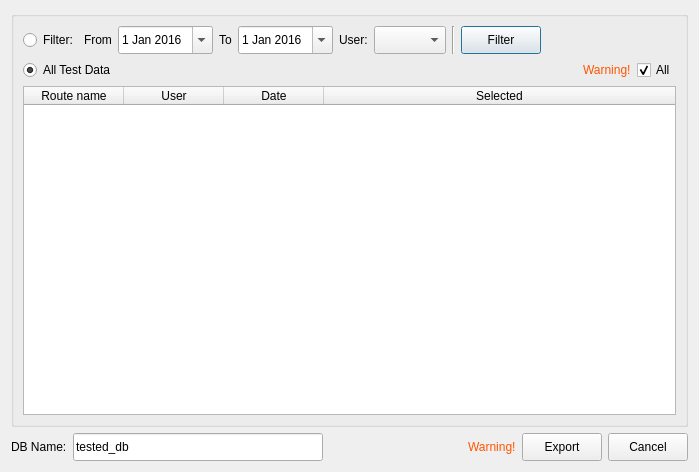
<?xml version="1.0" encoding="UTF-8"?>
<ui version="4.0">
 <class>export_db_dialog</class>
 <widget class="QDialog" name="export_db_dialog">
  <property name="geometry">
   <rect>
    <x>0</x>
    <y>0</y>
    <width>699</width>
    <height>472</height>
   </rect>
  </property>
  <property name="windowTitle">
   <string>Dialog</string>
  </property>
  <layout class="QVBoxLayout" name="verticalLayout_2">
   <item>
    <widget class="QGroupBox" name="groupBox">
     <property name="title">
      <string/>
     </property>
     <layout class="QVBoxLayout" name="verticalLayout">
      <item>
       <layout class="QHBoxLayout" name="horizontalLayout">
        <item>
         <widget class="QRadioButton" name="filter_radioButton">
          <property name="text">
           <string>Filter:</string>
          </property>
         </widget>
        </item>
        <item>
         <widget class="QLabel" name="label_2">
          <property name="text">
           <string>From</string>
          </property>
         </widget>
        </item>
        <item>
         <widget class="QDateEdit" name="start_date">
          <property name="minimumSize">
           <size>
            <width>0</width>
            <height>28</height>
           </size>
          </property>
          <property name="calendarPopup">
           <bool>true</bool>
          </property>
          <property name="date">
           <date>
            <year>2016</year>
            <month>1</month>
            <day>1</day>
           </date>
          </property>
         </widget>
        </item>
        <item>
         <widget class="QLabel" name="label_3">
          <property name="text">
           <string>To</string>
          </property>
         </widget>
        </item>
        <item>
         <widget class="QDateEdit" name="filish_date">
          <property name="minimumSize">
           <size>
            <width>0</width>
            <height>28</height>
           </size>
          </property>
          <property name="calendarPopup">
           <bool>true</bool>
          </property>
          <property name="date">
           <date>
            <year>2016</year>
            <month>1</month>
            <day>1</day>
           </date>
          </property>
         </widget>
        </item>
        <item>
         <widget class="QLabel" name="label">
          <property name="text">
           <string>User:</string>
          </property>
         </widget>
        </item>
        <item>
         <widget class="QComboBox" name="user_comboBox">
          <property name="minimumSize">
           <size>
            <width>0</width>
            <height>28</height>
           </size>
          </property>
         </widget>
        </item>
        <item>
         <widget class="Line" name="line">
          <property name="orientation">
           <enum>Qt::Vertical</enum>
          </property>
         </widget>
        </item>
        <item>
         <widget class="QPushButton" name="filter_but">
          <property name="minimumSize">
           <size>
            <width>0</width>
            <height>28</height>
           </size>
          </property>
          <property name="text">
           <string>Filter</string>
          </property>
         </widget>
        </item>
        <item>
         <spacer name="horizontalSpacer_2">
          <property name="orientation">
           <enum>Qt::Horizontal</enum>
          </property>
          <property name="sizeHint" stdset="0">
           <size>
            <width>40</width>
            <height>20</height>
           </size>
          </property>
         </spacer>
        </item>
       </layout>
      </item>
      <item>
       <layout class="QHBoxLayout" name="horizontalLayout_4">
        <item>
         <widget class="QRadioButton" name="radioButton">
          <property name="text">
           <string>All Test Data</string>
          </property>
          <property name="checked">
           <bool>true</bool>
          </property>
         </widget>
        </item>
        <item>
         <spacer name="horizontalSpacer_3">
          <property name="orientation">
           <enum>Qt::Horizontal</enum>
          </property>
          <property name="sizeHint" stdset="0">
           <size>
            <width>40</width>
            <height>20</height>
           </size>
          </property>
         </spacer>
        </item>
        <item>
         <widget class="QLabel" name="filter_label">
          <property name="styleSheet">
           <string notr="true">color: rgb(255, 85, 0);</string>
          </property>
          <property name="text">
           <string>Warning!</string>
          </property>
         </widget>
        </item>
        <item>
         <widget class="QCheckBox" name="all_checkBox">
          <property name="text">
           <string>All</string>
          </property>
          <property name="checked">
           <bool>true</bool>
          </property>
         </widget>
        </item>
       </layout>
      </item>
      <item>
       <widget class="QTableWidget" name="tableWidget">
        <property name="editTriggers">
         <set>QAbstractItemView::NoEditTriggers</set>
        </property>
        <property name="selectionBehavior">
         <enum>QAbstractItemView::SelectRows</enum>
        </property>
        <attribute name="horizontalHeaderStretchLastSection">
         <bool>true</bool>
        </attribute>
        <column>
         <property name="text">
          <string>Route name</string>
         </property>
        </column>
        <column>
         <property name="text">
          <string>User</string>
         </property>
        </column>
        <column>
         <property name="text">
          <string>Date</string>
         </property>
        </column>
        <column>
         <property name="text">
          <string>Selected</string>
         </property>
        </column>
       </widget>
      </item>
     </layout>
    </widget>
   </item>
   <item>
    <layout class="QHBoxLayout" name="horizontalLayout_3">
     <item>
      <widget class="QLabel" name="label_4">
       <property name="text">
        <string>DB Name:</string>
       </property>
      </widget>
     </item>
     <item>
      <widget class="QLineEdit" name="dbname_lineEdit">
       <property name="minimumSize">
        <size>
         <width>250</width>
         <height>28</height>
        </size>
       </property>
       <property name="maximumSize">
        <size>
         <width>250</width>
         <height>28</height>
        </size>
       </property>
       <property name="text">
        <string>tested_db</string>
       </property>
      </widget>
     </item>
     <item>
      <spacer name="horizontalSpacer">
       <property name="orientation">
        <enum>Qt::Horizontal</enum>
       </property>
       <property name="sizeHint" stdset="0">
        <size>
         <width>40</width>
         <height>20</height>
        </size>
       </property>
      </spacer>
     </item>
     <item>
      <widget class="QLabel" name="warning_lable">
       <property name="styleSheet">
        <string notr="true">color: rgb(255, 85, 0);</string>
       </property>
       <property name="text">
        <string>Warning!</string>
       </property>
      </widget>
     </item>
     <item>
      <widget class="QPushButton" name="export_but">
       <property name="minimumSize">
        <size>
         <width>0</width>
         <height>28</height>
        </size>
       </property>
       <property name="text">
        <string>Export</string>
       </property>
      </widget>
     </item>
     <item>
      <widget class="QPushButton" name="cancel_but">
       <property name="minimumSize">
        <size>
         <width>0</width>
         <height>28</height>
        </size>
       </property>
       <property name="text">
        <string>Cancel</string>
       </property>
      </widget>
     </item>
    </layout>
   </item>
  </layout>
 </widget>
 <resources/>
 <connections/>
</ui>
